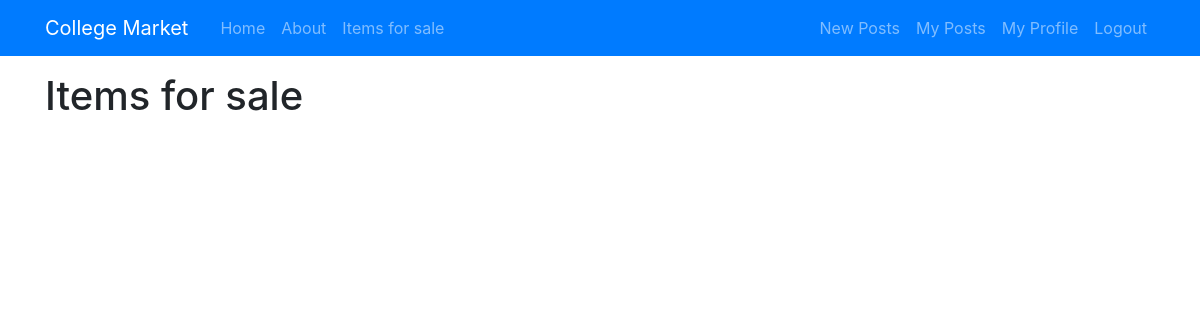
/post/forsale (signed in), run on an earlier commit of the app's database.
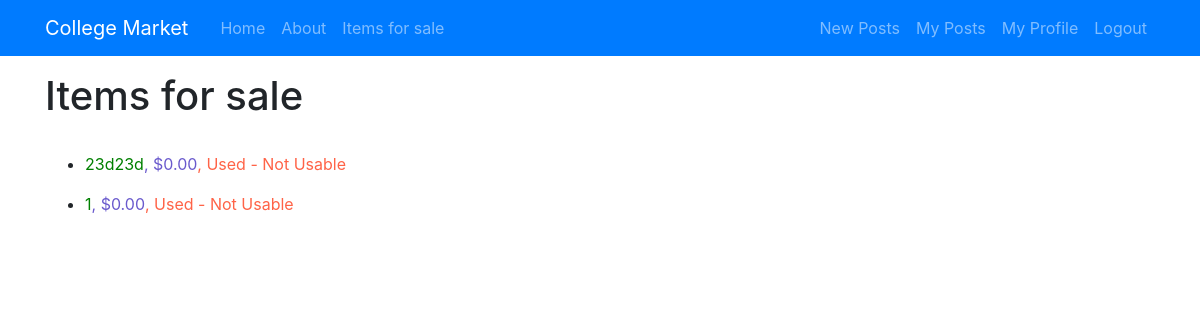
And on a later commit of the database.
### posts/models.py (models this page shows)
class Post(models.Model):
    user = models.ForeignKey(User, on_delete=models.CASCADE, related_name="post" , null=True)
    title = models.CharField(max_length=255)
    body = models.TextField(null=True)
    updated_on = models.DateTimeField(auto_now= True)
    created_on = models.DateTimeField(auto_now_add=True, null=True)
    category = models.IntegerField(choices=CATEGORY, default=0)
    cover = models.ImageField(upload_to='images/', null=True , blank=True)
    condition = models.IntegerField(choices=CONDITION , default = 4)
    price = models.DecimalField(max_digits=20, decimal_places=2, default=Decimal(0.00), null=True ,blank=True)
    publish = models.IntegerField(choices=STATUS, default=0)

### posts/views.py (the view)
# urls.py: path('forsale' , ForSaleListView.as_view(), name='for_sale'),
class ForSaleListView(ListView):
    model = Post
    template_name = '../templates/forsale.html'

### posts/templates/forsale.html
{% extends 'base.html' %}
{% block content %}
<br><br><br>
{% if user.is_authenticated %}
  <h1>Items for sale</h1>
  <br>
    {% for post in object_list %}
      {% if post.publish == 1 %}
            <ul>
              <li><a href="{{ post.pk }}"><p id="element1">{{ post.title }}  </p><p id="element2">,  ${{ post.price }}</p><p id="element3"> , {{ post.get_condition_display }}</p</a></li>
            </ul>
      {% endif %}
    {% endfor %}
{% else %}
  <p>You are not allowed to see this list</p>
  <meta http-equiv = "refresh" content = "2"; url ='/post' />
{% endif %}
{% endblock %}

What changed in the data, as far as the page shows it:
added Post: title "23d23d", price "0.00", condition "Used - Not Usable"
added Post: title "1", price "0.00", condition "Used - Not Usable"
